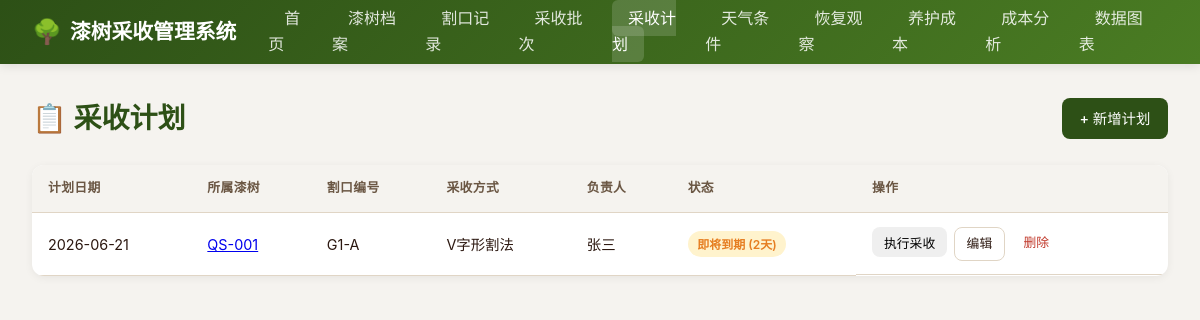
The app's page /plans with its own data.
### models.py (models this page shows)
class HarvestPlan(Base):
    __tablename__ = "harvest_plans"
    id = Column(Integer, primary_key=True, index=True)
    tree_id = Column(Integer, ForeignKey("lacquer_trees.id"), nullable=False)
    incision_id = Column(Integer, ForeignKey("incisions.id"), nullable=False)
    plan_date = Column(Date, nullable=False)
    harvest_method = Column(String(50), nullable=False)
    person_in_charge = Column(String(50))
    status = Column(String(20), default="待执行")
    actual_harvest_id = Column(Integer, ForeignKey("harvest_batches.id"))
    remarks = Column(Text)
    created_at = Column(DateTime(timezone=True), server_default=func.now())
    tree = relationship("LacquerTree")
    incision = relationship("Incision")
    actual_harvest = relationship("HarvestBatch")

class LacquerTree(Base):
    __tablename__ = "lacquer_trees"
    id = Column(Integer, primary_key=True, index=True)
    tree_code = Column(String(50), unique=True, nullable=False, index=True)
    species = Column(String(100))
    age = Column(Integer)
    location = Column(String(200))
    altitude = Column(Float)
    soil_type = Column(String(100))
    planting_date = Column(Date)
    status = Column(String(20), default="正常")
    remarks = Column(Text)
    created_at = Column(DateTime(timezone=True), server_default=func.now())
    incisions = relationship("Incision", back_populates="tree", cascade="all, delete-orphan")
    observations = relationship("RecoveryObservation", back_populates="tree", cascade="all, delete-orphan")

class Incision(Base):
    __tablename__ = "incisions"
    id = Column(Integer, primary_key=True, index=True)
    tree_id = Column(Integer, ForeignKey("lacquer_trees.id"), nullable=False)
    incision_code = Column(String(50), nullable=False)
    position = Column(String(100), nullable=False)
    height = Column(Float)
    method = Column(String(50), nullable=False)
    incision_date = Column(Date, nullable=False)
    recovery_days = Column(Integer, default=7)
    total_harvests = Column(Integer, default=0)
    total_yield = Column(Float, default=0.0)
    avg_yield = Column(Float, default=0.0)
    status = Column(String(20), default="活跃")
    remarks = Column(Text)
    tree = relationship("LacquerTree", back_populates="incisions")
    harvests = relationship("HarvestBatch", back_populates="incision", cascade="all, delete-orphan")

### main.py (the view)
@app.get("/plans", response_class=HTMLResponse)
async def list_plans(request: Request, db: Session = Depends(get_db)):
    recalculate_all_reminders(db)
    plans = db.query(models.HarvestPlan).order_by(models.HarvestPlan.plan_date.desc()).all()
    today = date.today()
    return templates.TemplateResponse("plans/list.html", {"request": request, "plans": plans, "today": today})

### templates/plans/list.html (shortened to what this page needs)
{% extends "base.html" %}
{% block content %}
<div class="page-header">
  <h1 class="page-title">📋 采收计划</h1>
  <a href="/plans/new" class="btn btn-primary">+ 新增计划</a>
</div>
<div class="card">
  <div class="card-body" style="padding: 0;">
    {% if plans %}
    <table>
      <thead>
        <tr>
          <th>计划日期</th>
          <th>所属漆树</th>
          <th>割口编号</th>
          <th>采收方式</th>
          <th>负责人</th>
          <th>状态</th>
          <th>操作</th>
        </tr>
      </thead>
      <tbody>
        {% for p in plans %}
        <tr>
          <td>{{ p.plan_date.strftime('%Y-%m-%d') }}</td>
          <td><a href="/trees/{{ p.tree.id }}">{{ p.tree.tree_code }}</a></td>
          <td>{{ p.incision.incision_code }}</td>
          <td>{{ p.harvest_method }}</td>
          <td>{{ p.person_in_charge or '-' }}</td>
          <td>
            {% if p.status == '待执行' %}
              {% set days_left = (p.plan_date - today).days %}
              {% if days_left < 0 %}
                <span class="badge badge-danger">已过期</span>
              {% elif days_left <= 3 %}
                <span class="badge badge-warning">即将到期 ({{ days_left }}天)</span>
              {% else %}
                <span class="badge badge-info">待执行 ({{ days_left }}天)</span>
              {% endif %}
            {% elif p.status == '执行中' %}
              <span class="badge badge-warning">执行中</span>
            {% elif p.status == '已执行' %}
              <span class="badge badge-success">{{ p.status }}</span>
            {% elif p.status == '已过期' %}
              <span class="badge badge-danger">{{ p.status }}</span>
            {% else %}
              <span class="badge badge-secondary">{{ p.status }}</span>
            {% endif %}
          </td>
          <td class="action-col">
            {% if p.status == '待执行' %}
            <form method="POST" action="/plans/{{ p.id }}/execute" class="inline-form">
              <button type="submit" class="btn btn-success btn-sm">执行采收</button>
            </form>
            {% elif p.status == '执行中' %}
            <a href="/harvests/new?plan_id={{ p.id }}" class="btn btn-primary btn-sm">继续录入</a>
            {% endif %}
            <a href="/plans/{{ p.id }}/edit" class="btn btn-outline btn-sm">编辑</a>
            <form method="POST" action="/plans/{{ p.id }}/delete" class="inline-form" onsubmit="return confirm('确定要删除该采收计划吗？');">
              <button type="submit" class="delete-btn">删除</button>
            </form>
          </td>
        </tr>
        {% endfor %}
      </tbody>
    </table>
    {% else %}
    <div class="empty-state">
      <div class="icon">📋</div>
      <div>暂无采收计划</div>
      <div style="margin-top: 0.5rem; font-size: 0.85rem;">点击上方"新增计划"按钮创建采收计划</div>
    </div>
    {% endif %}
  </div>
</div>
{% endblock %}

### static/css/style.css (style rules this page uses)
:root { --primary: #2d5016; --primary-light: #4a7c23; --secondary: #8b4513; --accent: #d4a574; --bg: #f5f3ef; --card: #ffffff; --text: #2c1810; --text-light: #6b5744; --border: #e0d5c5; --danger: #c0392b; --warning: #e67e22; --success: #27ae60; --info: #2980b9; }
* { margin: 0; padding: 0; box-sizing: border-box; }
body { font-family: -apple-system, BlinkMacSystemFont, "Segoe UI", "PingFang SC", "Microsoft YaHei", sans-serif; background: var(--bg); color: var(--text); line-height: 1.6; }
.page-header { display: flex; justify-content: space-between; align-items: center; margin-bottom: 1.5rem; flex-wrap: wrap; gap: 1rem; }
.page-title { font-size: 1.75rem; font-weight: 700; color: var(--primary); }
.card { background: var(--card); border-radius: 12px; box-shadow: 0 2px 8px rgba(0,0,0,0.06); margin-bottom: 1.5rem; overflow: hidden; }
.card-body { padding: 1.5rem; }
.btn { display: inline-flex; align-items: center; gap: 0.4rem; padding: 0.55rem 1.1rem; border: none; border-radius: 8px; font-size: 0.9rem; font-weight: 500; cursor: pointer; text-decoration: none; transition: all 0.2s; white-space: nowrap; }
.btn-primary { background: var(--primary); color: #fff; }
.btn-outline { background: transparent; border: 1px solid var(--border); color: var(--text); }
.btn-sm { padding: 0.35rem 0.75rem; font-size: 0.8rem; }
table { width: 100%; border-collapse: collapse; font-size: 0.9rem; }
th, td { padding: 0.85rem 1rem; text-align: left; border-bottom: 1px solid var(--border); }
th { background: var(--bg); font-weight: 600; color: var(--text-light); font-size: 0.8rem; text-transform: uppercase; letter-spacing: 0.03em; }
.badge { display: inline-block; padding: 0.2rem 0.6rem; border-radius: 999px; font-size: 0.75rem; font-weight: 600; }
.badge-warning { background: #fff3cd; color: var(--warning); }
.action-col { display: flex; gap: 0.4rem; flex-wrap: wrap; }
.inline-form { display: inline; }
.delete-btn { background: none; border: none; color: var(--danger); cursor: pointer; font: inherit; padding: 0.35rem 0.75rem; border-radius: 8px; font-size: 0.8rem; font-weight: 500; display: inline-flex; align-items: center; gap: 0.4rem; }

### records on screen
HarvestPlan: plan_date "2026-06-21", tree.tree_code "QS-001", incision.incision_code "G1-A", harvest_method "V字形割法", person_in_charge "张三", days_left "2"
